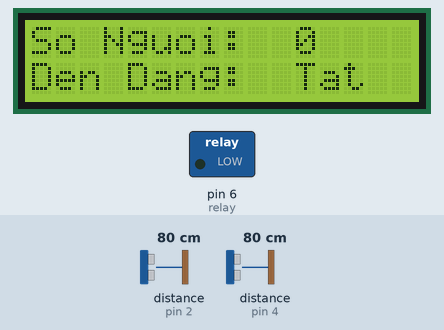
Recording of a sketch running on a simulated Arduino Uno, built with avr-gcc and run on an emulated ATmega328P. Parts: 16×2 character LCD, switched loads named in the sketch (green lamp = pin HIGH). Wiring (inferred from the names in the program): 2 × ultrasonic range finder: trigger pin 3, echo pin 2 / trigger pin 5, echo pin 4. Inputs (shaded band) come from the test bench; at power-on: distance to the obstacle (sensors on pin 2, pin 4) 80 cm. The echo pulse lasts 58.3 µs per cm; pins used as bus, display or sensor lines are not drawn; what the sketch prints to the serial monitor is not drawn.

Above: at 1.7 s.
1.8 s: distance to the obstacle (sensor on pin 2) set to 2 cm
4.8 s: distance to the obstacle (sensor on pin 4) set to 34 cm
7.8 s: distance to the obstacle (sensor on pin 4) set to 27 cm
At 9.5 s:
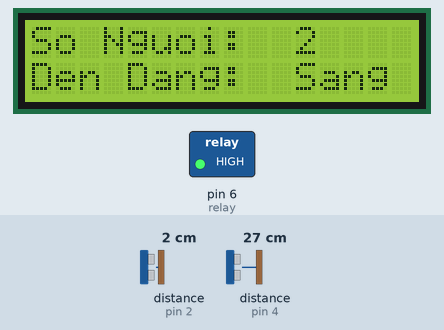
10.8 s: distance to the obstacle (sensor on pin 2) set to 35 cm
13.8 s: distance to the obstacle (sensor on pin 2) set to 4 cm
At 14.8 s:
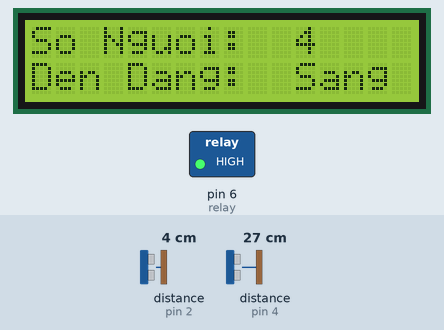
Timing chart, 0 to 16.8 s (numbered marks = the images above; inputs shaded):
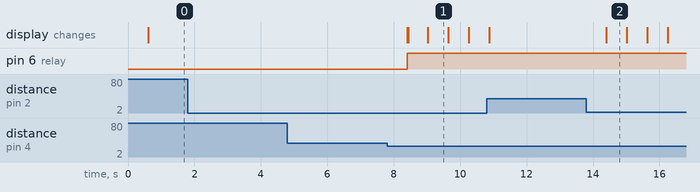

The sketch:

quanlichannuoi_CBSieuAm_LDC.ino
```cpp
#include <Wire.h>
#include <LiquidCrystal_I2C.h>

const int trig1 = 3;
const int echo1 = 2;

const int trig2 = 5;
const int echo2 = 4;

int relay = 6;
unsigned long thoigian1;
unsigned long thoigian2;

int kccb1bandau;
int kccb2bandau;
//int khoangcach;
int khoangcach1;
int khoangcach2;
//int gioihan = 25;
//int luotvao;
//int luotra;

int songuoitrongphong;
String hangdoi = "";
String den;
int timeoutcounter=0;
LiquidCrystal_I2C lcd(0x27,16,2);
void setup() {
  // put your setup code here, to run once:
  lcd.init(); //initialize the lcd
  lcd.backlight(); //open the backlight
  pinMode(trig1, OUTPUT);
  pinMode(echo1, INPUT);
  pinMode(trig2, OUTPUT);
  pinMode(echo2, INPUT);
  pinMode(relay, OUTPUT);
  Serial.begin(9600);
  songuoitrongphong=0;

  delay(500);
  dokhoangcach1();
  kccb1bandau=khoangcach1;
  dokhoangcach2();
  kccb2bandau=khoangcach2;
  Serial.print(kccb1bandau);Serial.print("   ");
  Serial.println(kccb2bandau);
  den="";
}

void loop() {
  // put your main code here, to run repeatedly:
  khoangcach1 = 0;
  khoangcach2 = 0;
  dokhoangcach1();
  dokhoangcach2();
  //delay(500);
  if(songuoitrongphong==0){digitalWrite(relay,LOW);den="Tat";}
  else {digitalWrite(relay,HIGH);den="Sang";}
  if(khoangcach1<30 && hangdoi.charAt(0)!='1')
  {
    hangdoi+="1";
  }
  else if(khoangcach2<30 && hangdoi.charAt(0)!='2')
  {
    hangdoi+="2";
  }
  if(hangdoi.equals("12"))
  {
    songuoitrongphong++;
    Serial.print("Hang doi: ");
    Serial.println(hangdoi);
    hangdoi="";
    delay(550);
  }
 else if(hangdoi.equals("21") && songuoitrongphong>0)
 {
    songuoitrongphong--;
    Serial.print("Hang doi: ");
    Serial.println(hangdoi);
    hangdoi="";
    delay(550);
 }
 // Reset hàng đợi nếu giá trị hàng đợi sai (11 hoặc 22) hoặc hết thời gian chờ
  if(hangdoi.length()>2 || hangdoi.equals("11") || hangdoi.equals("22") ||timeoutcounter>200)
  {
      hangdoi="";
  }
  if(hangdoi.length()==1)
  {timeoutcounter++;}
  else {timeoutcounter=0;}

  Serial.print("Hang doi: ");
  Serial.print(hangdoi);
  Serial.print(" CB1: ");
  Serial.print(khoangcach1);
  Serial.print(" CB2: ");
  Serial.println(khoangcach2);
  hienthichuoi(0,0,"So Nguoi: ");
  hienthiso(11,0,songuoitrongphong);
  hienthichuoi(0,1,"Den Dang: ");
  hienthichuoi(11,1,den);
  //Serial.println(songuoitrongphong);
}
void dokhoangcach1()
{

  digitalWrite(trig1, LOW);
  delayMicroseconds(2);
  digitalWrite(trig1, HIGH);
  delayMicroseconds(10);
  digitalWrite(trig1, LOW);


  // Đo độ rộng xung HIGH ở chân echo.
  thoigian1 = pulseIn(echo1, HIGH);

  khoangcach1 = thoigian1 / 2 / 29.412;

}
void dokhoangcach2()
{

  digitalWrite(trig2, LOW);
  delayMicroseconds(2);
  digitalWrite(trig2, HIGH);
  delayMicroseconds(10);
  digitalWrite(trig2, LOW);


  // Đo độ rộng xung HIGH ở chân echo.
  thoigian2 = pulseIn(echo2, HIGH);

  khoangcach2 = thoigian2 / 2 / 29.412;

}

void hienthichuoi(int cot, int dong, String chuoi)
{
  lcd.setCursor(cot,dong);
  for(int j=0;j<chuoi.length();j++)
    {
      lcd.print(chuoi[j]);
    }
    if(chuoi.length()==3){lcd.setCursor(cot+3,dong);lcd.print(" ");}
}
void hienthiso(int cot, int dong, int so)
{
  String chuoi=String(so);
  lcd.setCursor(cot-(chuoi.length()-1),dong);
  for(int j=0;j<chuoi.length();j++)
    {
      lcd.print(chuoi[j]);
    }
  if(chuoi.length()==2){lcd.setCursor(cot-2,dong);lcd.print(" ");}
  if(chuoi.length()==1){lcd.setCursor(cot-2,dong);lcd.print(" ");lcd.setCursor(cot-1,dong);lcd.print(" ");}
}
```

Measured:
- the behaviour switches between 31 and 30 cm on distance to the obstacle (sensor on pin 4) (found by bisection; images 0 and 1)
- after the input at 1.8 s, every drawn part: stays the same
- after the input at 4.8 s, every drawn part: stays the same
- after the input at 7.8 s, pin 6 (relay): LOW → HIGH after 0.61 s; the display: first changes after 0.60 s (image 1 shows a later state)
- after the input at 13.8 s, the display: changes after 0.60 s (image 2)
- what the display in image 1 shows lasts 0.6 s, from 9.0 s to 9.6 s
